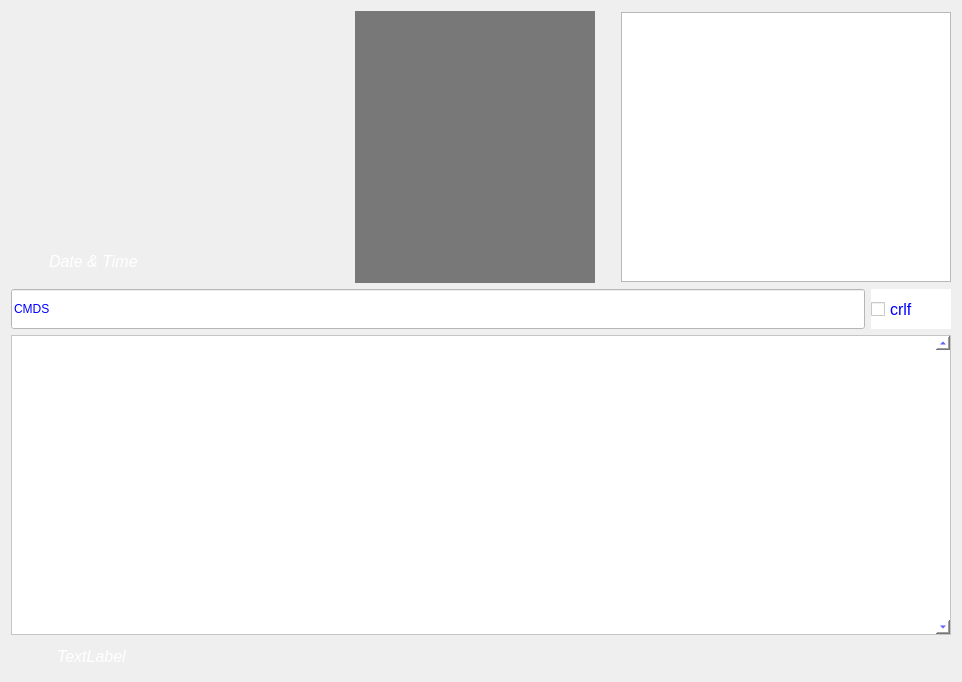
  <widget class="QWidget" name="centralWidget">
   <layout class="QGridLayout" name="gridLayout_9">
    <item row="0" column="0">
     <layout class="QGridLayout" name="gridLayout_8">
      <item row="0" column="0">
       <layout class="QGridLayout" name="gridLayout">
        <item row="0" column="0">
         <widget class="QLabel" name="lab_humi">
          <property name="sizePolicy">
           <sizepolicy hsizetype="Fixed" vsizetype="Fixed">
            <horstretch>0</horstretch>
            <verstretch>0</verstretch>
           </sizepolicy>
          </property>
          <property name="minimumSize">
           <size>
            <width>40</width>
            <height>40</height>
           </size>
          </property>
          <property name="maximumSize">
           <size>
            <width>40</width>
            <height>40</height>
           </size>
          </property>
          <property name="styleSheet">
           <string notr="true">image: url(:/png/humidity.png);
border-bottom-color: rgb(41, 41, 41);
border-right-color: rgb(41, 41, 41);</string>
          </property>
          <property name="text">
           <string/>
          </property>
         </widget>
        </item>
        <item row="0" column="1">
         <widget class="QLabel" name="val_humi">
          <property name="sizePolicy">
           <sizepolicy hsizetype="Fixed" vsizetype="Fixed">
            <horstretch>0</horstretch>
            <verstretch>0</verstretch>
           </sizepolicy>
          </property>
          <property name="minimumSize">
           <size>
            <width>270</width>
            <height>40</height>
           </size>
          </property>
          <property name="maximumSize">
           <size>
            <width>270</width>
            <height>40</height>
           </size>
          </property>
          <property name="font">
           <font>
            <pointsize>16</pointsize>
            <italic>false</italic>
            <bold>false</bold>
           </font>
          </property>
          <property name="styleSheet">
           <string notr="true">font: 16pt &quot;Sans Serif&quot;;
color: rgb(255, 255, 255);</string>
          </property>
          <property name="text">
           <string/>
          </property>
          <property name="alignment">
           <set>Qt::AlignLeading|Qt::AlignLeft|Qt::AlignVCenter</set>
          </property>
         </widget>
        </item>
       </layout>
      </item>
      <item row="1" column="0">
       <layout class="QGridLayout" name="gridLayout_3">
        <item row="0" column="0">
         <widget class="QLabel" name="lab_temp">
          <property name="sizePolicy">
           <sizepolicy hsizetype="Fixed" vsizetype="Fixed">
            <horstretch>0</horstretch>
            <verstretch>0</verstretch>
           </sizepolicy>
          </property>
          <property name="minimumSize">
           <size>
            <width>40</width>
            <height>40</height>
           </size>
          </property>
          <property name="maximumSize">
           <size>
            <width>40</width>
            <height>40</height>
           </size>
          </property>
          <property name="styleSheet">
           <string notr="true">image: url(:/png/temperature.png);
border-bottom-color: rgb(41, 41, 41);
border-right-color: rgb(41, 41, 41);</string>
          </property>
          <property name="text">
           <string/>
          </property>
         </widget>
        </item>
        <item row="0" column="1">
         <widget class="QLabel" name="val_temp">
          <property name="sizePolicy">
           <sizepolicy hsizetype="Fixed" vsizetype="Fixed">
            <horstretch>0</horstretch>
            <verstretch>0</verstretch>
           </sizepolicy>
          </property>
          <property name="minimumSize">
           <size>
            <width>270</width>
            <height>40</height>
           </size>
          </property>
          <property name="maximumSize">
           <size>
            <width>270</width>
            <height>40</height>
           </size>
          </property>
          <property name="font">
           <font>
            <pointsize>16</pointsize>
            <italic>false</italic>
            <bold>false</bold>
           </font>
          </property>
          <property name="styleSheet">
           <string notr="true">font: 16pt &quot;Sans Serif&quot;;
color: rgb(255, 255, 255);</string>
          </property>
          <property name="text">
           <string/>
          </property>
          <property name="alignment">
           <set>Qt::AlignLeading|Qt::AlignLeft|Qt::AlignVCenter</set>
          </property>
         </widget>
        </item>
       </layout>
      </item>
      <item row="2" column="0">
       <layout class="QGridLayout" name="gridLayout_5">
        <item row="0" column="0">
         <widget class="QLabel" name="lab_que">
          <property name="sizePolicy">
           <sizepolicy hsizetype="Fixed" vsizetype="Fixed">
            <horstretch>0</horstretch>
            <verstretch>0</verstretch>
           </sizepolicy>
          </property>
          <property name="minimumSize">
           <size>
            <width>40</width>
            <height>40</height>
           </size>
          </property>
          <property name="maximumSize">
           <size>
            <width>40</width>
            <height>40</height>
           </size>
          </property>
          <property name="styleSheet">
           <string notr="true">border-bottom-color: rgb(41, 41, 41);
border-right-color: rgb(41, 41, 41);
background-image: url(:/png/queue.png);

</string>
          </property>
          <property name="text">
           <string/>
          </property>
         </widget>
        </item>
        <item row="0" column="1">
         <widget class="QLabel" name="val_que">
          <property name="sizePolicy">
           <sizepolicy hsizetype="Fixed" vsizetype="Fixed">
            <horstretch>0</horstretch>
            <verstretch>0</verstretch>
           </sizepolicy>
          </property>
          <property name="minimumSize">
           <size>
            <width>270</width>
            <height>40</height>
           </size>
          </property>
          <property name="maximumSize">
           <size>
            <width>270</width>
            <height>40</height>
           </size>
          </property>
          <property name="font">
           <font>
            <pointsize>16</pointsize>
            <italic>false</italic>
            <bold>false</bold>
           </font>
          </property>
          <property name="styleSheet">
           <string notr="true">font: 16pt &quot;Sans Serif&quot;;
color: rgb(255, 255, 255);</string>
          </property>
          <property name="text">
           <string/>
          </property>
          <property name="alignment">
           <set>Qt::AlignLeading|Qt::AlignLeft|Qt::AlignVCenter</set>
          </property>
         </widget>
        </item>
       </layout>
      </item>
      <item row="3" column="0">
       <layout class="QGridLayout" name="gridLayout_6">
        <item row="0" column="0">
         <widget class="QLabel" name="lab_device">
          <property name="sizePolicy">
           <sizepolicy hsizetype="Fixed" vsizetype="Fixed">
            <horstretch>0</horstretch>
            <verstretch>0</verstretch>
           </sizepolicy>
          </property>
          <property name="minimumSize">
           <size>
            <width>40</width>
            <height>40</height>
           </size>
          </property>
          <property name="maximumSize">
           <size>
            <width>40</width>
            <height>40</height>
           </size>
          </property>
          <property name="styleSheet">
           <string notr="true">border-bottom-color: rgb(41, 41, 41);
border-right-color: rgb(41, 41, 41);

</string>
          </property>
          <property name="text">
           <string/>
          </property>
         </widget>
        </item>
        <item row="0" column="1">
         <widget class="QLabel" name="device">
          <property name="sizePolicy">
           <sizepolicy hsizetype="Fixed" vsizetype="Fixed">
            <horstretch>0</horstretch>
            <verstretch>0</verstretch>
           </sizepolicy>
          </property>
          <property name="minimumSize">
           <size>
            <width>270</width>
            <height>70</height>
           </size>
          </property>
          <property name="maximumSize">
           <size>
            <width>270</width>
            <height>70</height>
           </size>
          </property>
          <property name="font">
           <font>
            <pointsize>10</pointsize>
            <italic>true</italic>
            <bold>false</bold>
           </font>
          </property>
          <property name="styleSheet">
           <string notr="true">color: rgb(255, 255, 255);
font: italic 10pt &quot;Sans Serif&quot;;</string>
          </property>
          <property name="text">
           <string/>
          </property>
          <property name="alignment">
           <set>Qt::AlignLeading|Qt::AlignLeft|Qt::AlignVCenter</set>
          </property>
         </widget>
        </item>
       </layout>
      </item>
      <item row="4" column="0">
       <layout class="QGridLayout" name="gridLayout_7">
        <item row="0" column="0">
         <widget class="QLabel" name="lab_clock">
          <property name="sizePolicy">
           <sizepolicy hsizetype="Fixed" vsizetype="Fixed">
            <horstretch>0</horstretch>
            <verstretch>0</verstretch>
           </sizepolicy>
          </property>
          <property name="minimumSize">
           <size>
            <width>32</width>
            <height>32</height>
           </size>
          </property>
          <property name="maximumSize">
           <size>
            <width>32</width>
            <height>32</height>
           </size>
          </property>
          <property name="styleSheet">
           <string notr="true">border-bottom-color: rgb(41, 41, 41);
border-right-color: rgb(41, 41, 41);
image: url(:/png/clock.png);</string>
          </property>
          <property name="text">
           <string/>
          </property>
         </widget>
        </item>
        <item row="0" column="1">
         <widget class="QLabel" name="date_time">
          <property name="sizePolicy">
           <sizepolicy hsizetype="Fixed" vsizetype="Fixed">
            <horstretch>0</horstretch>
            <verstretch>0</verstretch>
           </sizepolicy>
          </property>
          <property name="minimumSize">
           <size>
            <width>280</width>
            <height>32</height>
           </size>
          </property>
          <property name="maximumSize">
           <size>
            <width>300</width>
            <height>32</height>
           </size>
          </property>
          <property name="font">
           <font>
            <pointsize>12</pointsize>
            <italic>true</italic>
            <bold>false</bold>
           </font>
          </property>
          <property name="styleSheet">
           <string notr="true">color: rgb(255, 255, 255);
font: italic 12pt &quot;Sans Serif&quot;;</string>
          </property>
          <property name="text">
           <string>Date &amp; Time</string>
          </property>
         </widget>
        </item>
       </layout>
      </item>
     </layout>
    </item>
    <item row="0" column="1">
     <spacer name="horizontalSpacer_3">
      <property name="orientation">
       <enum>Qt::Horizontal</enum>
      </property>
      <property name="sizeHint" stdset="0">
       <size>
        <width>8</width>
        <height>265</height>
       </size>
      </property>
     </spacer>
    </item>
    <item row="0" column="2">
     <widget class="QWidget" name="graf" native="true">
      <property name="sizePolicy">
       <sizepolicy hsizetype="Fixed" vsizetype="Fixed">
        <horstretch>0</horstretch>
        <verstretch>0</verstretch>
       </sizepolicy>
      </property>
      <property name="minimumSize">
       <size>
        <width>240</width>
        <height>272</height>
       </size>
      </property>
      <property name="maximumSize">
       <size>
        <width>240</width>
        <height>272</height>
       </size>
      </property>
      <property name="styleSheet">
       <string notr="true">background-color: rgb(120, 120, 120);
background-image: url(:/png/ips1.png);
</string>
      </property>
     </widget>
    </item>
    <item row="0" column="3">
     <spacer name="horizontalSpacer_2">
      <property name="orientation">
       <enum>Qt::Horizontal</enum>
      </property>
      <property name="sizeHint" stdset="0">
       <size>
        <width>8</width>
        <height>269</height>
       </size>
      </property>
     </spacer>
    </item>
    <item row="0" column="4">
     <widget class="QTableWidget" name="sql">
      <property name="sizePolicy">
       <sizepolicy hsizetype="Expanding" vsizetype="Minimum">
        <horstretch>0</horstretch>
        <verstretch>0</verstretch>
       </sizepolicy>
      </property>
      <property name="minimumSize">
       <size>
        <width>330</width>
        <height>270</height>
       </size>
      </property>
      <property name="maximumSize">
       <size>
        <width>500</width>
        <height>270</height>
       </size>
      </property>
     </widget>
    </item>
    <item row="1" column="0" colspan="5">
     <layout class="QGridLayout" name="gridLayout_2">
      <item row="0" column="0">
       <widget class="QLineEdit" name="cmd">
        <property name="minimumSize">
         <size>
          <width>850</width>
          <height>40</height>
         </size>
        </property>
        <property name="maximumSize">
         <size>
          <width>16777215</width>
          <height>40</height>
         </size>
        </property>
        <property name="styleSheet">
         <string notr="true">color: rgb(0, 0, 255);
font: 10pt &quot;Sans Serif&quot;;
background-color: rgb(255, 255, 255);</string>
        </property>
        <property name="text">
         <string>CMDS</string>
        </property>
       </widget>
      </item>
      <item row="0" column="1">
       <widget class="QCheckBox" name="crlfBox">
        <property name="sizePolicy">
         <sizepolicy hsizetype="Fixed" vsizetype="Fixed">
          <horstretch>0</horstretch>
          <verstretch>0</verstretch>
         </sizepolicy>
        </property>
        <property name="minimumSize">
         <size>
          <width>80</width>
          <height>40</height>
         </size>
        </property>
        <property name="maximumSize">
         <size>
          <width>80</width>
          <height>40</height>
         </size>
        </property>
        <property name="font">
         <font>
          <pointsize>12</pointsize>
          <italic>false</italic>
          <bold>false</bold>
         </font>
        </property>
        <property name="styleSheet">
         <string notr="true">font: 12pt &quot;Sans Serif&quot;;
background-color: rgb(255, 255, 255);
color: rgb(0, 0, 255);</string>
        </property>
        <property name="text">
         <string>crlf</string>
        </property>
       </widget>
      </item>
     </layout>
    </item>
    <item row="2" column="0" colspan="5">
     <widget class="QTextEdit" name="log">
      <property name="sizePolicy">
       <sizepolicy hsizetype="Expanding" vsizetype="Preferred">
        <horstretch>0</horstretch>
        <verstretch>0</verstretch>
       </sizepolicy>
      </property>
      <property name="minimumSize">
       <size>
        <width>940</width>
        <height>300</height>
       </size>
      </property>
      <property name="styleSheet">
       <string notr="true">color: rgb(0, 0, 255);
background-color: rgb(255, 255, 255);
font: 10pt &quot;Sans Serif&quot;;</string>
      </property>
      <property name="verticalScrollBarPolicy">
       <enum>Qt::ScrollBarAlwaysOn</enum>
      </property>
     </widget>
    </item>
    <item row="3" column="0" colspan="5">
     <layout class="QGridLayout" name="gridLayout_4">
      <item row="0" column="0">
       <widget class="QLabel" name="pic">
        <property name="sizePolicy">
         <sizepolicy hsizetype="Fixed" vsizetype="Fixed">
          <horstretch>0</horstretch>
          <verstretch>0</verstretch>
         </sizepolicy>
        </property>
        <property name="minimumSize">
         <size>
          <width>40</width>
          <height>30</height>
         </size>
        </property>
        <property name="maximumSize">
         <size>
          <width>40</width>
          <height>30</height>
         </size>
        </property>
        <property name="text">
         <string/>
        </property>
       </widget>
      </item>
      <item row="0" column="1">
       <widget class="QLabel" name="status">
        <property name="sizePolicy">
         <sizepolicy hsizetype="Expanding" vsizetype="Fixed">
          <horstretch>0</horstretch>
          <verstretch>0</verstretch>
         </sizepolicy>
        </property>
        <property name="minimumSize">
         <size>
          <width>890</width>
          <height>30</height>
         </size>
        </property>
        <property name="maximumSize">
         <size>
          <width>16777215</width>
          <height>30</height>
         </size>
        </property>
        <property name="font">
         <font>
          <pointsize>12</pointsize>
          <italic>true</italic>
          <bold>false</bold>
         </font>
        </property>
        <property name="styleSheet">
         <string notr="true">font: italic 12pt &quot;Sans Serif&quot;;
color: rgb(255, 255, 255);</string>
        </property>
        <property name="text">
         <string>TextLabel</string>
        </property>
       </widget>
      </item>
     </layout>
    </item>
   </layout>
  </widget>
